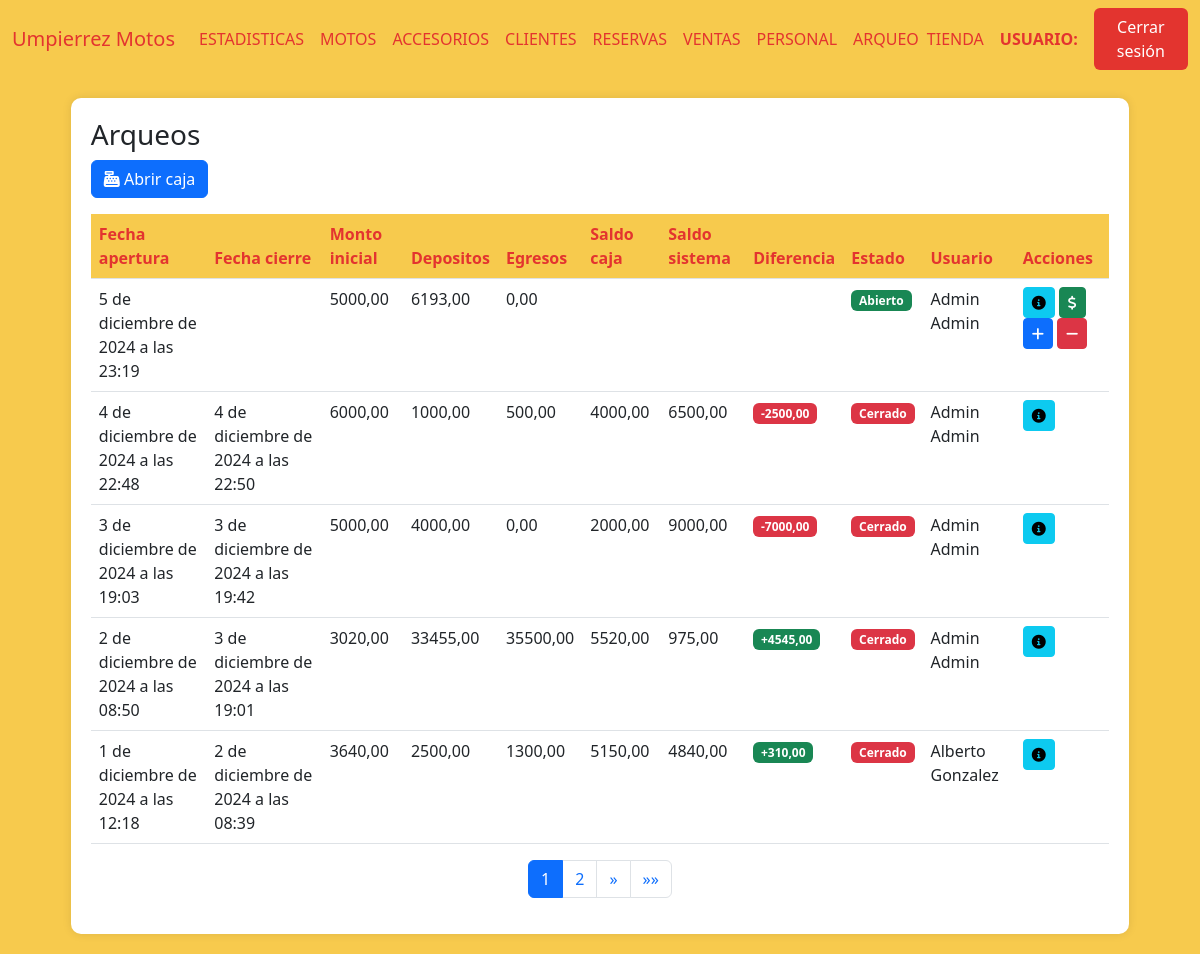
Before: /arqueos (signed in) with the older database file.
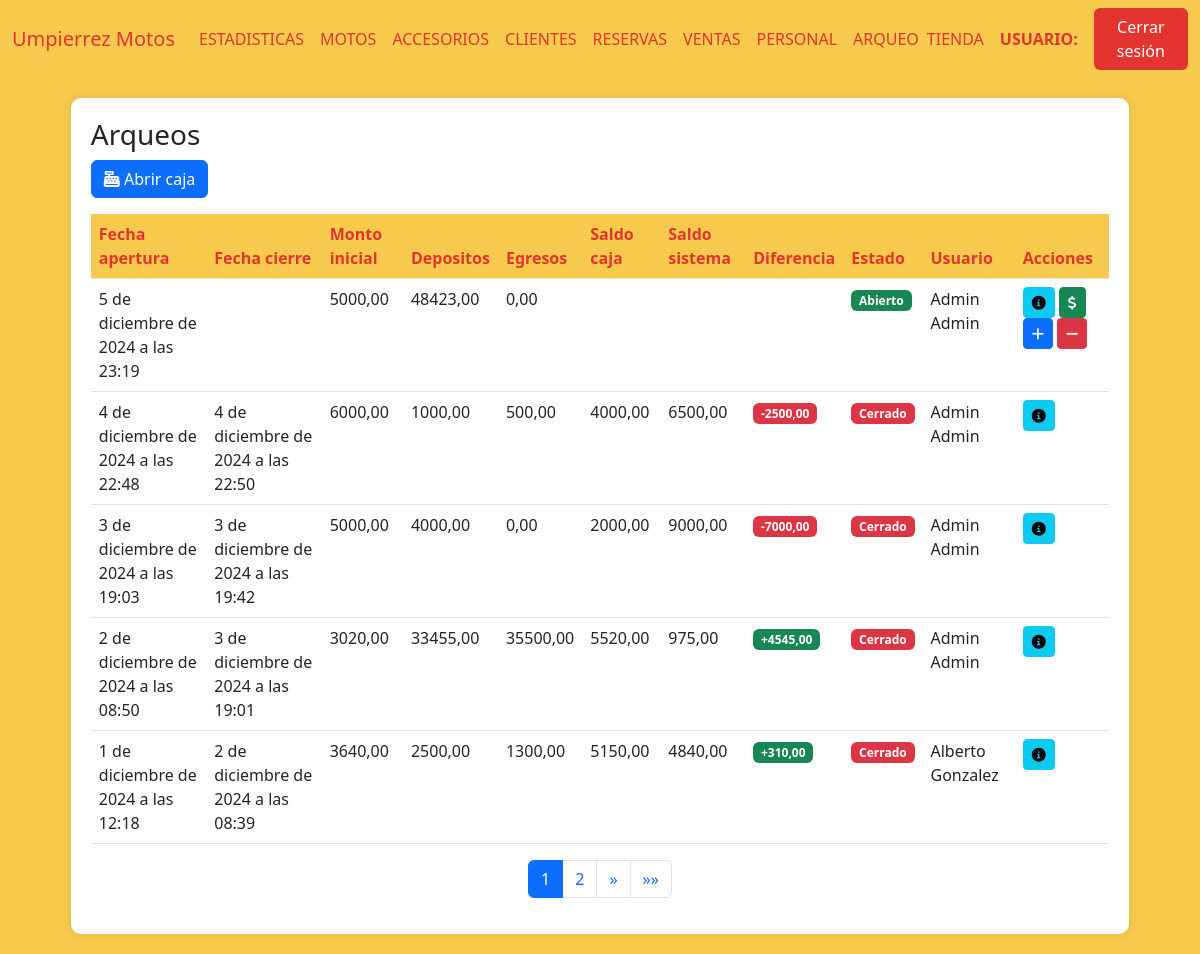
After: the same page with the newer database file.
### AppUM/models.py (models this page shows)
class Caja(models.Model):
    apertura = models.DateTimeField()
    cierre = models.DateTimeField(null=True,blank=True)
    moneda = models.CharField(max_length=10)
    monto_inicial = models.DecimalField(max_digits=10, decimal_places=2)
    depositos = models.DecimalField(max_digits=10, decimal_places=2)
    egresos = models.DecimalField(max_digits=10, decimal_places=2)
    saldo_caja = models.DecimalField(max_digits=10, decimal_places=2)
    saldo_sistema = models.DecimalField(max_digits=10, decimal_places=2)
    diferencia = models.DecimalField(max_digits=10, decimal_places=2)
    estado = models.CharField(max_length=10)
    usuario = models.ForeignKey(Personal, related_name='usuario_caja', on_delete=models.CASCADE)

### AppUM/decorators.py (the view)
    def _wrapped_view(request, *args, **kwargs):
        user = request.user
        if user.is_authenticated:
            usuario_consulta = Personal.objects.filter(usuario=user.username).first()
            if usuario_consulta:
                if Administrativo.objects.filter(personal_ptr_id=usuario_consulta.id,activo=1).exists():
                    return view_func(request, *args, **kwargs)
                else:
                    raise PermissionDenied
            else:
                return view_func(request, *args, **kwargs)
        else:
            return redirect('Login')  # Redirigir al login si no está autenticado

### AppUM/functions.py (called while the page is built)
def funcion_paginas_varias(req,instancia_model):
    paginator = Paginator(instancia_model, 5)  # 5 motos por página
    page_number = req.GET.get('page')  # Obtiene el número de página desde la URL
    page_obj = paginator.get_page(page_number)
    return page_obj

### AppUM/templates/perfil_administrativo/arqueos/arqueos.html (shortened to what the changed rows need)
{% extends "perfil_administrativo/padre_perfil_administrativo.html" %}
{% load static %}
{% block contenidoQueCambia %}
<link href="https://cdnjs.cloudflare.com/ajax/libs/font-awesome/6.0.0/css/all.min.css" rel="stylesheet">
<link href="https://cdn.jsdelivr.net/npm/bootstrap-icons@1.10.0/font/bootstrap-icons.css" rel="stylesheet">
<div class="table-container" id="inventarios">
    <table class="table">
        <thead>
            <tr>
                <th>Fecha apertura</th>
                <th>Fecha cierre</th>
                <th>Monto inicial</th>
                <th>Depositos</th>
                <th>Egresos</th>
                <th>Saldo caja</th>
                <th>Saldo sistema</th>
                <th>Diferencia</th>
                <th>Estado</th>
                <th>Usuario</th>
                <th>Acciones</th>
            </tr>
        </thead>
        <tbody>
            {% if page_obj %}
                {% for arqueo in page_obj %}
                <tr>
                    <td>{{ arqueo.arqueo.apertura }}</td>
                    <td>{% if arqueo.cierre %}{{ arqueo.cierre }}{% endif %}</td>
                    <td>{{ arqueo.arqueo.monto_inicial }}</td>
                    <td>{{ arqueo.depositos }}</td>
                    <td>{{ arqueo.egresos }}</td>
                    <td>
                    </td>
                    <td>
                    </td>
                    <td>
                    </td>
                    <td>
                        {% if arqueo.arqueo.estado == "Abierto" %}
                            <span class="badge bg-success">{{ arqueo.arqueo.estado }}</span>
                        {% elif arqueo.arqueo.estado == "Cerrado" %}
                            <span class="badge bg-danger">{{ arqueo.arqueo.estado }}</span>
                        {% else %}
                            <span class="badge bg-secondary">{{ arqueo.arqueo.estado }}</span>
                        {% endif %}
                    </td>
                    <td>{{ arqueo.usuario }}</td>
                    <td>
                        <a href="{% url 'MovimientosCaja' arqueo.arqueo.id %}"><button class="btn btn-sm btn-info"><i class="fas fa-info-circle"></i></button></a>
                        {% if arqueo.arqueo.estado == "Abierto" %}
                        <a href="{% url 'SaldoFinalCaja' arqueo.arqueo.id %}"><button class="btn btn-sm btn-success"><i class="fas fa-dollar-sign"></i></button></a>
                        <button onclick="toggleIngresos('{{ forloop.counter }}')" class="btn btn-sm btn-primary"><i class="fas fa-plus"></i></button>
                        <button onclick="toggleEgresos('{{ forloop.counter }}')" class="btn btn-sm btn-danger"><i class="fas fa-minus"></i></button>
                        {% elif arqueo.arqueo.estado == "Cuadre de caja" %}
                        <a href="{% url 'CerrarCaja' arqueo.arqueo.id %}"><button class="btn btn-sm btn-warning"><i class="fas fa-lock"></i></button></a>
                        {% endif %}
                    </td>
                </tr>
                {% endfor %}
            {% else %}
                <tr>
                    <td colspan="9" class="text-center text-muted">
                        No hay registros de arqueos disponibles.
                    </td>
                </tr>
            {% endif %}
        </tbody>
    </table>
</div>
{% endblock %}

Changed rows visible on the page:
changed Caja "5 de diciembre de 2024 a las 23:19": depositos "6193,00" → "48423,00"
